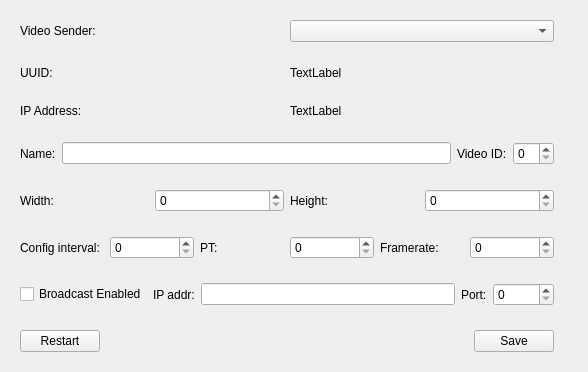
<?xml version="1.0" encoding="UTF-8"?>
<ui version="4.0">
 <class>SenderConfigurator</class>
 <widget class="QWidget" name="SenderConfigurator">
  <property name="geometry">
   <rect>
    <x>0</x>
    <y>0</y>
    <width>588</width>
    <height>365</height>
   </rect>
  </property>
  <property name="windowTitle">
   <string>Form</string>
  </property>
  <layout class="QGridLayout" name="gridLayout">
   <item row="3" column="0">
    <widget class="QWidget" name="widget_3" native="true">
     <layout class="QHBoxLayout" name="horizontalLayout_3">
      <item>
       <widget class="QLabel" name="label_3">
        <property name="text">
         <string>Name:</string>
        </property>
       </widget>
      </item>
      <item>
       <widget class="QLineEdit" name="videoName"/>
      </item>
      <item>
       <widget class="QLabel" name="label_11">
        <property name="text">
         <string>Video ID:</string>
        </property>
       </widget>
      </item>
      <item>
       <widget class="QSpinBox" name="idSpin"/>
      </item>
     </layout>
    </widget>
   </item>
   <item row="8" column="0">
    <spacer name="verticalSpacer">
     <property name="orientation">
      <enum>Qt::Vertical</enum>
     </property>
     <property name="sizeHint" stdset="0">
      <size>
       <width>20</width>
       <height>40</height>
      </size>
     </property>
    </spacer>
   </item>
   <item row="0" column="0">
    <widget class="QWidget" name="widget" native="true">
     <layout class="QHBoxLayout" name="horizontalLayout">
      <item>
       <widget class="QLabel" name="label">
        <property name="text">
         <string>Video Sender:</string>
        </property>
       </widget>
      </item>
      <item>
       <widget class="QComboBox" name="videoSenderSelection"/>
      </item>
     </layout>
    </widget>
   </item>
   <item row="4" column="0">
    <widget class="QWidget" name="widget_4" native="true">
     <layout class="QHBoxLayout" name="horizontalLayout_4">
      <item>
       <widget class="QLabel" name="label_4">
        <property name="text">
         <string>Width:</string>
        </property>
       </widget>
      </item>
      <item>
       <widget class="QSpinBox" name="widthSpin">
        <property name="maximum">
         <number>1920</number>
        </property>
       </widget>
      </item>
      <item>
       <widget class="QLabel" name="label_5">
        <property name="text">
         <string>Height:</string>
        </property>
       </widget>
      </item>
      <item>
       <widget class="QSpinBox" name="heightSpin">
        <property name="maximum">
         <number>1080</number>
        </property>
       </widget>
      </item>
     </layout>
    </widget>
   </item>
   <item row="2" column="0">
    <widget class="QWidget" name="widget_8" native="true">
     <layout class="QHBoxLayout" name="horizontalLayout_8">
      <item>
       <widget class="QLabel" name="label_12">
        <property name="text">
         <string>IP Address:</string>
        </property>
       </widget>
      </item>
      <item>
       <widget class="QLabel" name="systemIpAddr">
        <property name="text">
         <string>TextLabel</string>
        </property>
       </widget>
      </item>
     </layout>
    </widget>
   </item>
   <item row="5" column="0">
    <widget class="QWidget" name="widget_5" native="true">
     <layout class="QHBoxLayout" name="horizontalLayout_5">
      <item>
       <widget class="QLabel" name="label_6">
        <property name="text">
         <string>Config interval:</string>
        </property>
       </widget>
      </item>
      <item>
       <widget class="QSpinBox" name="configInterval"/>
      </item>
      <item>
       <widget class="QLabel" name="label_7">
        <property name="text">
         <string>PT:</string>
        </property>
       </widget>
      </item>
      <item>
       <widget class="QSpinBox" name="ptSpin"/>
      </item>
      <item>
       <widget class="QLabel" name="label_8">
        <property name="text">
         <string>Framerate:</string>
        </property>
       </widget>
      </item>
      <item>
       <widget class="QSpinBox" name="framerateSpin"/>
      </item>
     </layout>
    </widget>
   </item>
   <item row="1" column="0">
    <widget class="QWidget" name="widget_2" native="true">
     <layout class="QHBoxLayout" name="horizontalLayout_2">
      <item>
       <widget class="QLabel" name="label_2">
        <property name="text">
         <string>UUID:</string>
        </property>
       </widget>
      </item>
      <item>
       <widget class="QLabel" name="uuidLabel">
        <property name="text">
         <string>TextLabel</string>
        </property>
       </widget>
      </item>
     </layout>
    </widget>
   </item>
   <item row="7" column="0">
    <widget class="QWidget" name="widget_7" native="true">
     <layout class="QHBoxLayout" name="horizontalLayout_7">
      <item>
       <widget class="QPushButton" name="restartButton">
        <property name="text">
         <string>Restart</string>
        </property>
       </widget>
      </item>
      <item>
       <spacer name="horizontalSpacer">
        <property name="orientation">
         <enum>Qt::Horizontal</enum>
        </property>
        <property name="sizeHint" stdset="0">
         <size>
          <width>394</width>
          <height>20</height>
         </size>
        </property>
       </spacer>
      </item>
      <item>
       <widget class="QPushButton" name="saveButton">
        <property name="text">
         <string>Save</string>
        </property>
       </widget>
      </item>
     </layout>
    </widget>
   </item>
   <item row="6" column="0">
    <widget class="QWidget" name="widget_6" native="true">
     <layout class="QHBoxLayout" name="horizontalLayout_6">
      <item>
       <widget class="QCheckBox" name="broadcastEnabled">
        <property name="text">
         <string>Broadcast Enabled</string>
        </property>
       </widget>
      </item>
      <item>
       <widget class="QLabel" name="label_9">
        <property name="text">
         <string>IP addr:</string>
        </property>
       </widget>
      </item>
      <item>
       <widget class="QLineEdit" name="ipAddr"/>
      </item>
      <item>
       <widget class="QLabel" name="label_10">
        <property name="text">
         <string>Port:</string>
        </property>
       </widget>
      </item>
      <item>
       <widget class="QSpinBox" name="ipPort">
        <property name="maximum">
         <number>65535</number>
        </property>
       </widget>
      </item>
     </layout>
    </widget>
   </item>
   <item row="4" column="1">
    <spacer name="horizontalSpacer_2">
     <property name="orientation">
      <enum>Qt::Horizontal</enum>
     </property>
     <property name="sizeHint" stdset="0">
      <size>
       <width>40</width>
       <height>20</height>
      </size>
     </property>
    </spacer>
   </item>
  </layout>
 </widget>
 <resources/>
 <connections/>
</ui>
